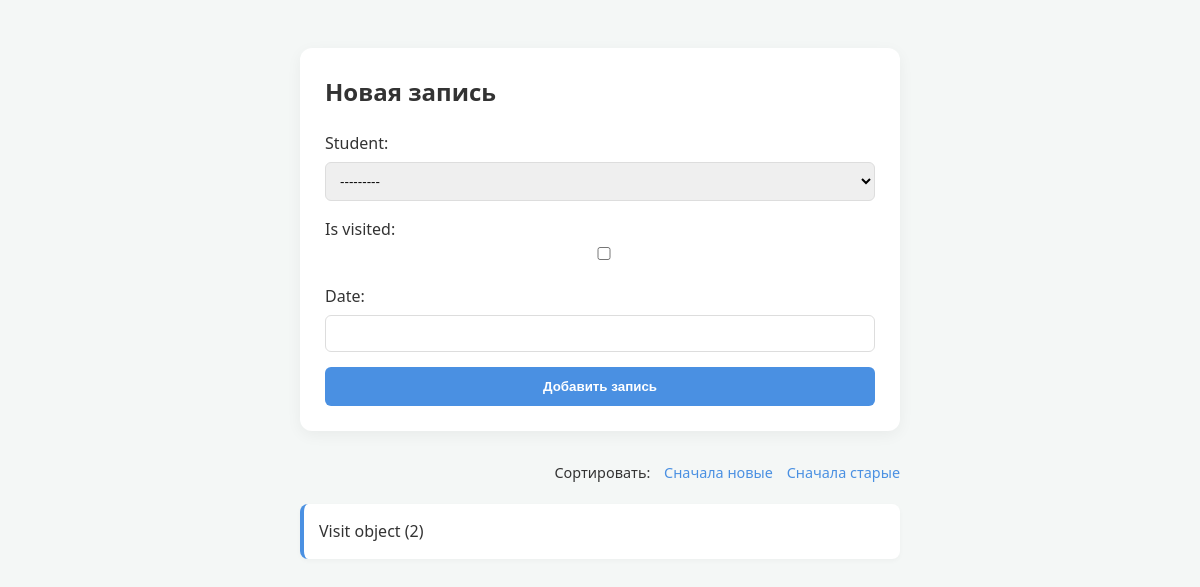
/lms/add_visit/, run on an earlier commit of the app's database.
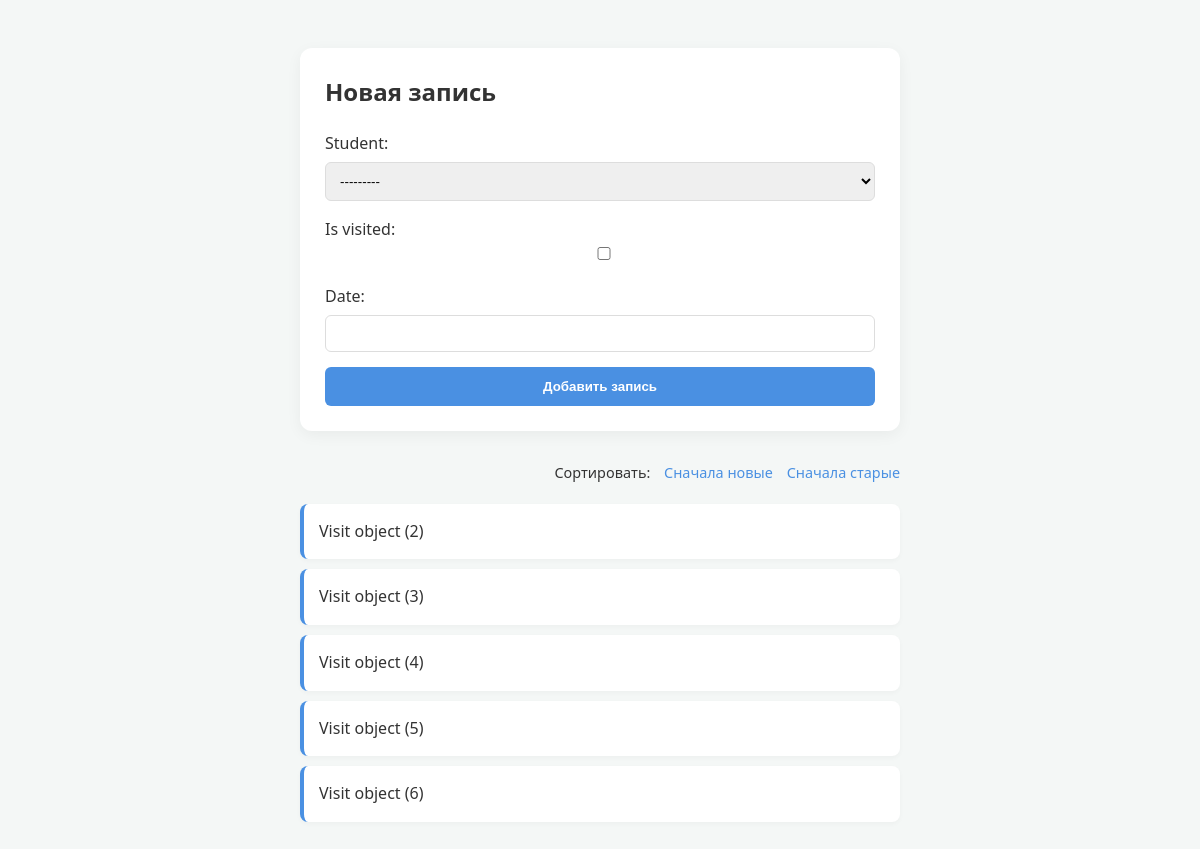
And on a later commit of the database.
### lms/models.py (models this page shows)
class Visit(models.Model):
    student = models.ForeignKey(Student, on_delete=models.CASCADE)
    is_visited = models.BooleanField(default=False)
    date = models.DateField()

### lms/views.py (the view)
# urls.py: path('add_visit/', views.visit_items, name='visit_items'),
def visit_items(request):
    sort_by = request.GET.get('sort', 'id')
    items = Visit.objects.all().order_by(sort_by)
    if request.method == "POST":
        form = VisitForm(request.POST, request.FILES)
        if form.is_valid():
            form.save()
            return redirect('item_list')
    else:
        form = VisitForm()
    return render(request, 'add_visit.html', {
        'items': items,
        'form': form
    })

### lms/forms.py
class VisitForm(forms.ModelForm):
    class Meta:
        model = Visit
        fields = '__all__'

### lms/templates/add_visit.html (shortened to what this page needs)
<!DOCTYPE html>
<html lang="ru">
<head>
</head>
<body>
<div class="container">
    <form method="post" enctype="multipart/form-data">
        <h2 style="margin-top: 0;">Новая запись</h2>
        {{ form.as_p }}
        <button type="submit">Добавить запись</button>
    </form>
    <div class="sorting">
        <span>Сортировать:</span>
        <a href="?sort=-id">Сначала новые</a>
        <a href="?sort=id">Сначала старые</a>
    </div>
    <ul>
        {% for item in items %}
            <li>{{ item }}</li>
        {% empty %}
            <li style="border-left-color: #ccc; color: #888;">Записей пока нет...</li>
        {% endfor %}
    </ul>
</div>
</body>
</html>

What changed in the data, as far as the page shows it:
added Visit: id "Visit object (3)"
added Visit: id "Visit object (4)"
added Visit: id "Visit object (5)"
added Visit: id "Visit object (6)"
